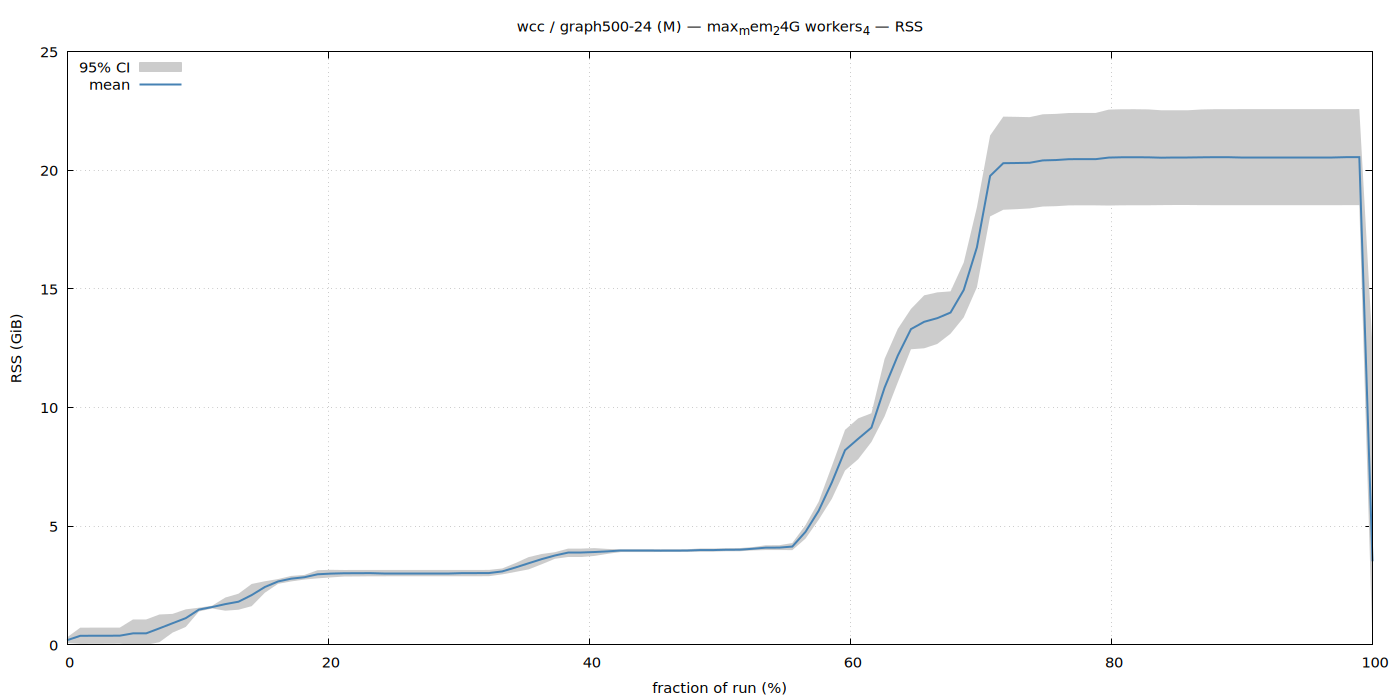

Recreate this plot in gnuplot.
set terminal pngcairo size 1400,700 enhanced font 'Sans,11'
set output '/home/ubuntu/nvm/results/wcc/M/graph500-24/max_mem_24G_workers_4/rss.png'
set title "wcc / graph500-24 (M) — max_mem_24G workers_4 — RSS"
set xlabel 'fraction of run (%)'
set ylabel 'RSS (GiB)'
set grid
set key top left
set yrange [0:*]
plot '/home/ubuntu/nvm/results/wcc/M/graph500-24/max_mem_24G_workers_4/rss.dat' using 1:3:4 with filledcurves lc rgb '#cccccc' title '95% CI', \
     '' using 1:2 with lines lw 2 lc rgb '#4682b4' title 'mean'
